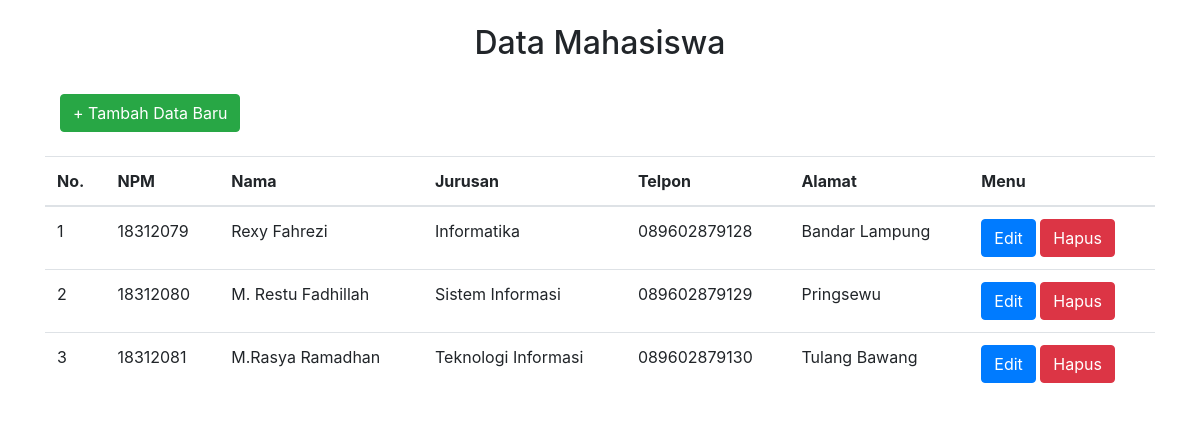
The page / on the database its author committed.
### tables this page shows
CREATE TABLE `tb_mahasiswa` (
  `id` int(11) NOT NULL,
  `NPM` char(8) NOT NULL,
  `Nama` varchar(35) NOT NULL,
  `Jurusan` varchar(30) NOT NULL,
  `Telp` char(13) NOT NULL,
  `Alamat` text
);

### index.php (the view, shortened to what this page needs)
<!DOCTYPE html>
<html>
<head>
    <link rel="stylesheet" href="https://maxcdn.bootstrapcdn.com/bootstrap/4.0.0/css/bootstrap.min.css">
</head>
<body>
    <div class="container">
    <br>
    <h2><center>Data Mahasiswa</center></h2>
    <br>
    <div class="container">
        <a class = "btn btn-success" href="form_tambah.php">+ Tambah Data Baru</a>
    </div>
    <br>
    <table class="table">
        <thead>
            <tr>
                <th>No.</th>
                <th>NPM</th>
                <th>Nama</th>
                <th>Jurusan</th>
                <th>Telpon</th>
                <th>Alamat</th>
                <th>Menu</th>
            </tr>
        </thead>
        <tbody>
            <?php
                include "koneksi.php";
                $query = mysqli_query($conn, "SELECT * FROM tb_mahasiswa") or die (mysqli_error($conn));
                $nomor = 1;
                while($data = mysqli_fetch_array($query)) { ?>
                <tr>
                    <td><?php echo $nomor++; ?></td>
                    <td><?php echo $data['NPM'] ?></td>
                    <td><?php echo $data['Nama'] ?></td>
                    <td><?php echo $data['Jurusan'] ?></td>
                    <td><?php echo $data['Telp'] ?></td>
                    <td><?php echo $data['Alamat'] ?></td>
                    <td colspan=2>
                        <a href="form_edit.php?id=<?php echo $data['id']; ?>" class="btn btn-primary"> Edit </a>
                        <a href="proses_hapus.php?id=<?php echo $data['id'] ?>" class="btn btn-danger"
                        onclick="return confirm('Yakin untuk menghapus data?')"> Hapus </a>
                    </td>
                </tr>
            <?php } ?>
        </tbody>
    </table>
    </div>
</body>
</html>

### rows shown on the page
tb_mahasiswa: NPM "18312079", Nama "Rexy Fahrezi", Jurusan "Informatika", Telp "089602879128", Alamat "Bandar Lampung"
tb_mahasiswa: NPM "18312080", Nama "M. Restu Fadhillah", Jurusan "Sistem Informasi", Telp "089602879129", Alamat "Pringsewu"
tb_mahasiswa: NPM "18312081", Nama "M.Rasya Ramadhan", Jurusan "Teknologi Informasi", Telp "089602879130", Alamat "Tulang Bawang"
